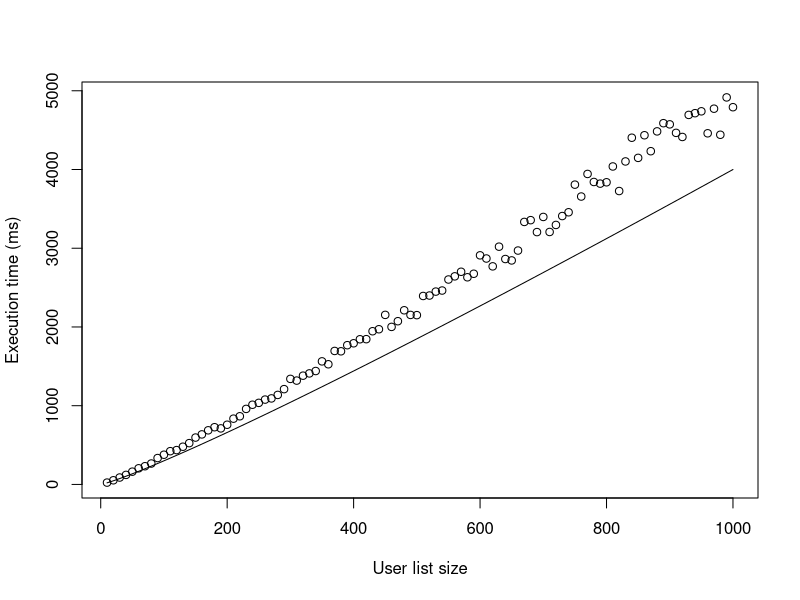
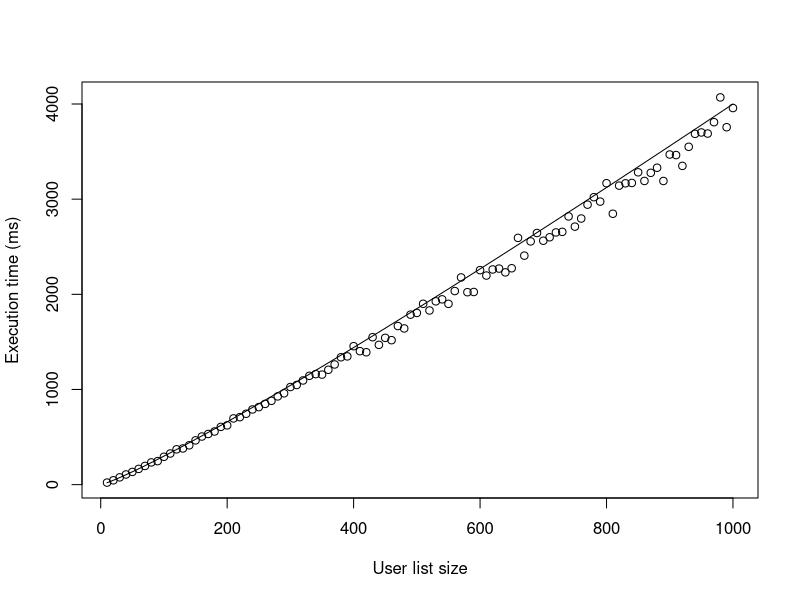
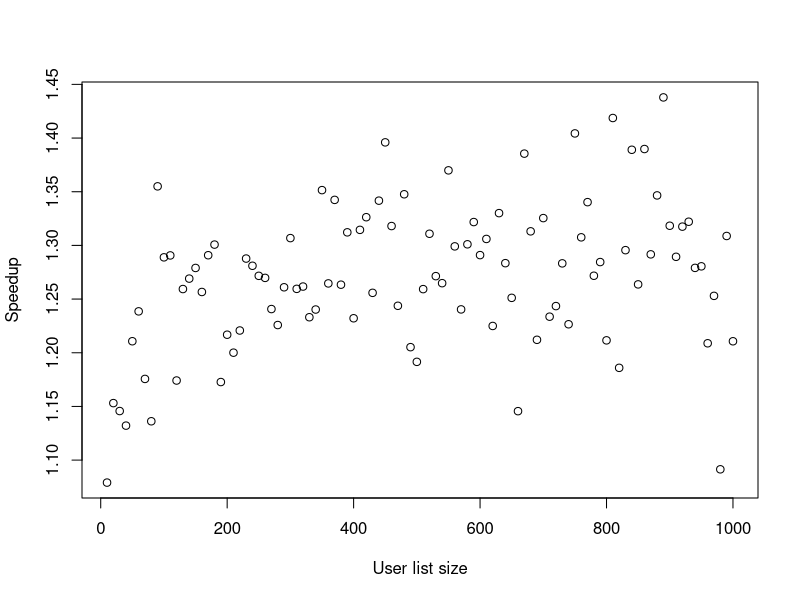

Write R code to recreate these figures, in order.
# Imports
library(data.table);
library(matrixStats);

# Read data files
js_data <- read.csv(file = "data-generation/javascript-data.csv");
# Find list size to execution time median rows.
time_func <- function(n, k1, k2) {
  n * log10(n) * k1 + n * k2
};
js_data_refined <- data.frame(ID = js_data[, 1],
Medians = rowMedians(as.matrix(js_data[, -1])));
x <- js_data_refined[, 1];
y <- js_data_refined[, 2];
jpeg(file = "out/js-plot.jpeg")
plot(x, y,
xlab = "User list size", ylab = "Execution time (ms)");
curve(time_func(x, 1, 1), add = TRUE);
fit <- nls(y~time_func(x, k1, k2), start = list(k1 = 1, k2 = 2))
dev.off();
print(fit)


wasm_data <- read.csv(file = "data-generation/webasm-data.csv");
wasm_data_refined <- data.frame(ID = wasm_data[, 1],
Medians = rowMedians(as.matrix(wasm_data[, -1])));
x <- wasm_data_refined[, 1];
y <- wasm_data_refined[, 2];
jpeg(file = "out/wasm-plot.jpeg")
plot(x, y,
xlab = "User list size", ylab = "Execution time (ms)");
curve(time_func(x, 1, 1), add = TRUE);
fit <- nls(y~time_func(x, k1, k2), start = list(k1 = 1, k2 = 1))
dev.off();
print(fit)

y1 <- js_data_refined[, 2];
y2 <- wasm_data_refined[, 2];
y <- y1 / y2;

jpeg(file = "out/speedup-plot.jpeg")
plot(x, y,
xlab = "User list size", ylab = "Speedup");
dev.off();